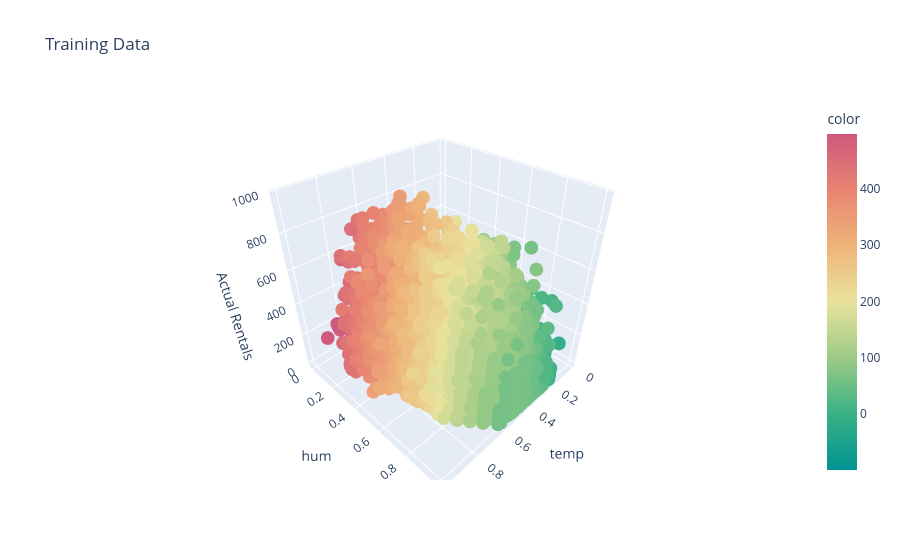
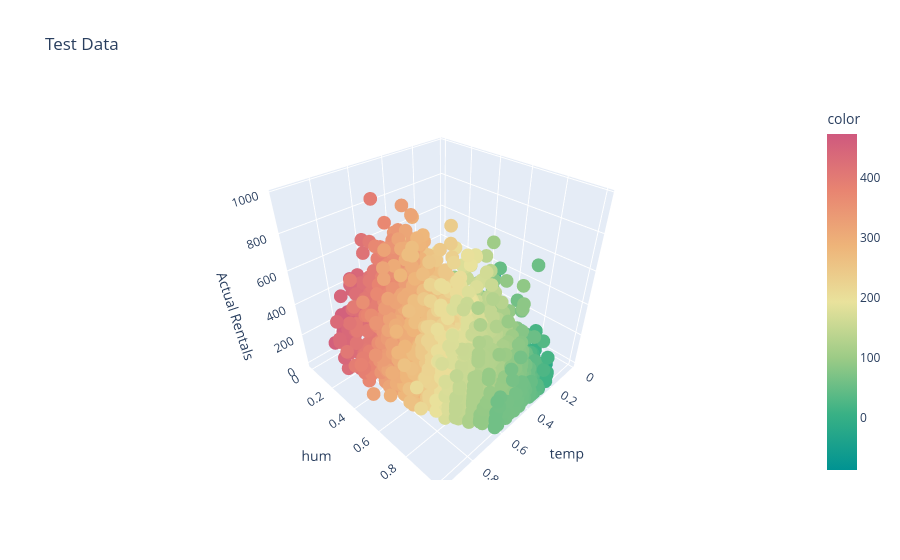

Write notebook code for charts like these, in order.
### Markdown cell above
# Now let's use a more complex regression. Instead of Linear regression use Poly of degree 2

### Code cell
from sklearn.preprocessing import PolynomialFeatures


# Create a quadratic feature transformer
poly = PolynomialFeatures(degree=2)

# Transform the original features to quadratic features
X_train_poly = poly.fit_transform(X_train)
X_test_poly = poly.transform(X_test)

# Train a linear regression model using the quadratic features
lr = LinearRegression()
lr.fit(X_train_poly, y_train)

# Predict on the train and test set using the quadratic features
y_train_pred = lr.predict(X_train_poly)
y_test_pred = lr.predict(X_test_poly)

# Plotting and performance reporting remains the same, as in previous code snippets

# Evaluate the performance on the train set
mse_train = mean_squared_error(y_train, y_train_pred)
r2_train = r2_score(y_train, y_train_pred)

# Evaluate the performance on the test set
mse_test = mean_squared_error(y_test, y_test_pred)
r2_test = r2_score(y_test, y_test_pred)

# Display performance report for training data
print(f"Training Data - Feature used: {selected_feature}")
print(f"Mean Squared Error (Train): {mse_train:.2f}")
print(f"R2 Score (Train): {r2_train:.2f}\n")

# Display performance report for test data
print(f"Test Data - Feature used: {selected_feature}")
print(f"Mean Squared Error (Test): {mse_test:.2f}")
print(f"R2 Score (Test): {r2_test:.2f}")


# Plot the training data and predictions in 3D space
fig_train = px.scatter_3d(x=X_train[selected_features[0]], y=X_train[selected_features[1]], z=y_train, 
                          title="Training Data",
                          labels={"x": selected_features[0], "y": selected_features[1], "z": "Actual Rentals"},
                          color=y_train_pred, color_continuous_scale="temps",
                          range_color=[min(y_train_pred), max(y_train_pred)])

fig_train.show()

# Plot the test data in 3D space
fig_test = px.scatter_3d(x=X_test[selected_features[0]], y=X_test[selected_features[1]], z=y_test, 
                         title="Test Data",
                         labels={"x": selected_features[0], "y": selected_features[1], "z": "Actual Rentals"},
                         color=y_test_pred, color_continuous_scale="temps",
                         range_color=[min(y_test_pred), max(y_test_pred)])

fig_test.show()

### Figure 1 — Plotly figure (JSON) as saved in the notebook; plotly's stock layout.template omitted (floating-point values rounded to 4 significant figures; data arrays with more than 128 entries replaced by an {"elided": "..."} marker saying what was removed)
{"data": [{"hovertemplate": "temp=%{x}<br>hum=%{y}<br>Actual Rentals=%{z}<br>color=%{marker.color}<extra></extra>", "legendgroup": "", "marker": {"color": {"elided": "13903 float values"}, "coloraxis": "coloraxis", "symbol": "circle"}, "mode": "markers", "name": "", "scene": "scene", "showlegend": false, "type": "scatter3d", "x": {"elided": "13903 float values"}, "y": {"elided": "13903 float values"}, "z": {"elided": "13903 int values"}}], "layout": {"coloraxis": {"cmax": 497.1, "cmin": -99.43, "colorbar": {"title": {"text": "color"}}, "colorscale": [[0.0, "rgb(0, 147, 146)"], [0.1667, "rgb(57, 177, 133)"], [0.3333, "rgb(156, 203, 134)"], [0.5, "rgb(233, 226, 156)"], [0.6667, "rgb(238, 180, 121)"], [0.8333, "rgb(232, 132, 113)"], [1.0, "rgb(207, 89, 126)"]]}, "legend": {"tracegroupgap": 0}, "scene": {"domain": {"x": [0.0, 1.0], "y": [0.0, 1.0]}, "xaxis": {"title": {"text": "temp"}}, "yaxis": {"title": {"text": "hum"}}, "zaxis": {"title": {"text": "Actual Rentals"}}}, "title": {"text": "Training Data"}}}

### Figure 2 — Plotly figure (JSON) as saved in the notebook; plotly's stock layout.template omitted (floating-point values rounded to 4 significant figures; data arrays with more than 128 entries replaced by an {"elided": "..."} marker saying what was removed)
{"data": [{"hovertemplate": "temp=%{x}<br>hum=%{y}<br>Actual Rentals=%{z}<br>color=%{marker.color}<extra></extra>", "legendgroup": "", "marker": {"color": {"elided": "3476 float values"}, "coloraxis": "coloraxis", "symbol": "circle"}, "mode": "markers", "name": "", "scene": "scene", "showlegend": false, "type": "scatter3d", "x": {"elided": "3476 float values"}, "y": {"elided": "3476 float values"}, "z": {"elided": "3476 int values"}}], "layout": {"coloraxis": {"cmax": 472.3, "cmin": -86.54, "colorbar": {"title": {"text": "color"}}, "colorscale": [[0.0, "rgb(0, 147, 146)"], [0.1667, "rgb(57, 177, 133)"], [0.3333, "rgb(156, 203, 134)"], [0.5, "rgb(233, 226, 156)"], [0.6667, "rgb(238, 180, 121)"], [0.8333, "rgb(232, 132, 113)"], [1.0, "rgb(207, 89, 126)"]]}, "legend": {"tracegroupgap": 0}, "scene": {"domain": {"x": [0.0, 1.0], "y": [0.0, 1.0]}, "xaxis": {"title": {"text": "temp"}}, "yaxis": {"title": {"text": "hum"}}, "zaxis": {"title": {"text": "Actual Rentals"}}}, "title": {"text": "Test Data"}}}
